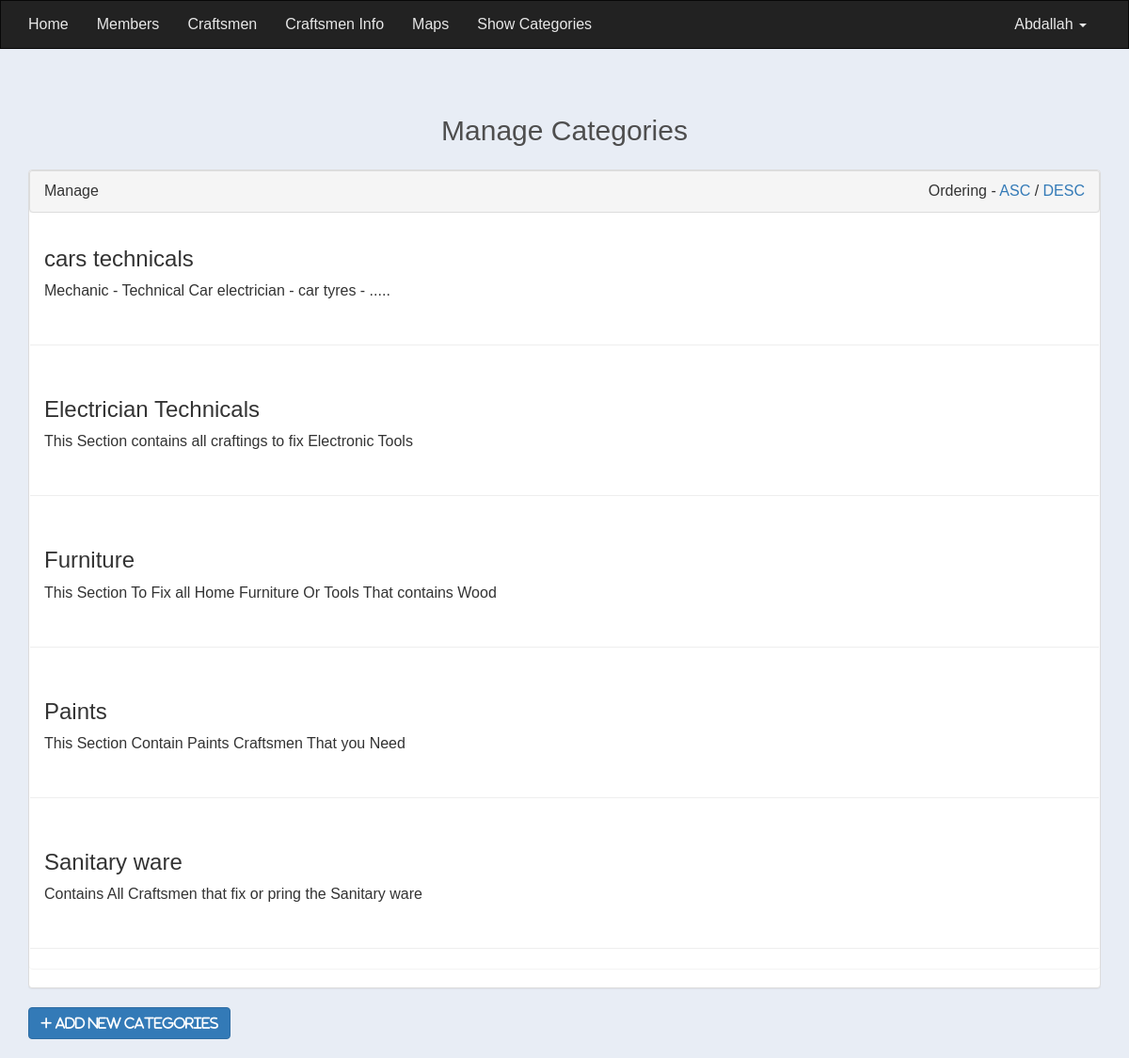
Screenshot of /admin-controler/Categories.php (signed in) with the database file from the repository.
### tables this page shows
CREATE TABLE `categories` (
  `Cat_id` int(11) NOT NULL,
  `Cat_Name` varchar(255) NOT NULL,
  `Cat_Description` varchar(255) NOT NULL,
  `Cat_Crafting_number` int(11) DEFAULT NULL COMMENT 'numbercrafting in each castegory'
);

### admin-controler/Categories.php (the view, shortened to what this page needs)
<?php
if(isset($_SESSION['Admin_Email'])){
	include("init.php");
	$do = isset($_GET['do'])?$_GET['do']:'manage';
		if($do == 'manage'){
			$sort ='ASC';
			$stmt = $db->prepare("SELECT * FROM `categories`
									ORDER BY `Cat_id` $sort ");
			$stmt ->execute();
			$fetchs = $stmt->fetchAll();
			if(!empty($fetchs)){
			?>
			<div class="container categorey">
				<h2 class=" text-center"> Manage Categories</h2>
				<div class="panel panel-default">
					<div class="panel panel-heading head">
					 	Manage
					 	<div class = "ordering pull-right">
					 		Ordering -
					 		<a class="<?php if($_GET['sort']=='ASC'){echo "active";}?>"href="?sort=ASC">ASC</a> /
					 		<a class='<?php if($_GET['sort']=='DESC'){echo "active";}?> 'href="?sort=DESC">DESC</a>
					 	</div>
					</div>
					<div class="panel panel-body bd">
						<?php
							foreach ($fetchs as $fetch) {
								echo "<div class='cat'>";
									echo "<h3>".$fetch ['Cat_Name']."</h3>";
									echo "<div class='option'>";
										echo "<p>"; if($fetch['Cat_Description'] == ''){
														echo "this Category has no description";
													}else {
														echo $fetch['Cat_Description'];
													}
										echo"</p>";
									echo "</div>";
								echo "</div>";
								echo "<hr>";
							}
						?>
					</div>
				</div>
				<a href='?do=Add'class=" Add btn btn-primary" ><i class="fa fa-plus"> Add New Categories </i> </a>
			</div>
			<?php }else{
				echo "<div class='container'>";
					echo '<a href="Categories.php.php?do=Add" class=" Add btn btn-primary" ><i class="fa fa-plus"> Add New Categories</i> </a>';
					$theMsg = '<div class="alert alert-info" role="alert">ther is No Categories to show</div>';
				echo '</div>';
			}?>
  <?php }else if($do == 'Add'){?>
			<div class="container">
				<form class="form-horizontal" action='?do=insert' method="POST">
					<h2 class="text-center">Add New Categories</h2>
					 <div class="form-group">
						    <label for="inputEmail3" class="col-sm-2 control-label">Name</label>
						    <div class="col-sm-10 col-md-7">
						      <input type="text" class="form-control" id="inputText3"
						       placeholder="Catefory name" name="name" autocomplete="off"
						        required="required">
						    </div>
					  </div>
					   <div class="form-group">
						    <label for="inputPassword3" class="col-sm-2 control-label">Description
						    </label>
						    <div class="col-sm-10 col-md-7">
						      	<input type="text" class="form-control"
						      		placeholder="Description the categories" name="description">
						    </div>
					  </div>
					  <div class="form-group">
						    <div class="col-sm-offset-2 col-sm-10">
						      <button type="submit" class="btn btn-primary"> Save </button>
						    </div>
					  </div>
			    </form>
			</div>
<?php
	    }else if($do == 'insert'){
	 		if($_SERVER['REQUEST_METHOD'] == 'POST'){
	 				echo '<div class = "container">';
	 				echo'<h2 class="text-center"> Insert Categories</h2>';
	 			$Name       = $_POST['name'];
	 			$desc       = $_POST['description'];
				$check = checkItem('Cat_Name','categories',$Name);
				if($check == 1){
					$theMsg = '<div class= "alert alert-danger"> Sorry category is exist</div>';
					redirectHome($theMsg,"back",3);
				}else{
					$stmt = $db->prepare('INSERT INTO categories (`Cat_Name`,`Cat_Description` )
												/*valus is Aky that valuse is have no value
												becouse the : mean it mepty , the data take key
												zuser from array and valus from $_post/ >>$useName */
												VALUES(:zname,:zdesc)
										');
							$stmt -> execute(array(
								'zname'     => $Name,
								'zdesc'     => $desc));
						 $theMsg = '<div class="alert alert-success" role="alert">'. " <strong> Well done ! </strong> ".$stmt->rowCount()." record insert </div>";
						 redirectHome($theMsg,'back',3);
					}
	 		}else{
	 			echo "<div class='container'>";
	 			$theMsg= '<div class=" alert alert-danger"> "You cannot redirect this page 															redirect"</div>';
	 			redirectHome($theMsg,"back",3);
	 			echo "</div>";
	 		}
	 		echo "</div>";
		}else if($do == 'Edit'){
			$catid = isset($_GET['catid']) && is_numeric($_GET['catid'])?intval($_GET['catid']):0;
			$stmt = $db->prepare("SELECT * FROM categories WHERE Cat_id = ?");
			$stmt->execute(array($catid));
			$cat=$stmt->fetch();
			$count = $stmt->rowCount();
			if($count>0){
				?>
				<div class="container">
					<form class="form-horizontal" action='?do=Update' method="POST">
						<h2 class="text-center">Edit Categories</h2>
						 <div class="form-group">
							    <label for="inputEmail3" class="col-sm-2 control-label">CaregoryName
							    </label>
							    <div class="col-sm-10 col-md-7">
									<input type="hidden" name ="catid" value="<?php echo $catid; ?>" >
							      <input type="text" class="form-control" id="inputText3"
							      placeholder="name" name="name" value="<?php echo $cat['Cat_Name']?>" required="required">
							    </div>
						  </div>
						   <div class="form-group">
							    <label for="inputPassword3" class="col-sm-2 control-label">Description</label>
							    <div class="col-sm-10 col-md-7">
							      	<input type="text" class="form-control"
							      		 value="<?php echo $cat['Cat_Description']?>"
							      		placeholder="Description the categories" name="description">
							    </div>
						  </div>
					  <div class="form-group">
						    <div class="col-sm-offset-2 col-sm-10">
						      <button type="submit" class="btn btn-primary"> Save </button>
						    </div>
					  </div>
		 <?php }else{
				$theMsg = "there is no such id to edit memebrrs";
				redirectHome($theMsg,"back",3);
			}
		}else if ($do == 'Update'){
			if($_SERVER['REQUEST_METHOD'] == 'POST'){
	 			echo '<div class = "container">';
	 			echo'<h2 class="text-center"> Update Categories</h2>';
	 			$id         = $_POST['catid'];
	 			$name       = $_POST['name'];
	 			$decripe    = $_POST['description'];
	 			$stmt = $db->prepare("UPDATE categories SET `Cat_Name` = ?,
	 														`Cat_Description` = ?
	 									WHERE `Cat_id`=?");
	 			$stmt->execute(array($name,$decripe,$id));
	 			$theMsg = '<div class="alert alert-success" role="alert">'. " <strong> Well done ! </strong> ".$stmt->rowCount()." record Update </div>";
						 redirectHome($theMsg,"back",2);
			}else{
	 			$theMsg = "fatel error:ecoured";
	 			redirectHome($theMsg,"back",3);
			}
			echo '</div>';
		}else if($do == 'Delete'){
	 		echo '<div class = "container">';
	 		echo'<h2 class="text-center"> Delete Categories</h2>';
	 		$catid = isset($_GET['catid']) && is_numeric($_GET['catid'])?intval($_GET['catid']):0;
			$stmt = $db->prepare("SELECT * FROM `categories` WHERE `Cat_id` = ?");
			$stmt->execute(array($catid));
			$count = $stmt->rowCount();
			if($count >0){
				$stmt = $db->prepare("DELETE  FROM `categories` WHERE `Cat_id` = ? ");
				$stmt->execute(array($catid));
				 $theMsg = '<div class="alert alert-danger" role="alert">'. " <strong> Oh snap.!  </strong>".$stmt->rowCount()." record Delete  </div>";
				 redirectHome($theMsg,"back",2);
			}else{
				$theMsg = "that id is not exist is database";
	 			redirectHome($theMsg,"back",3);
			}
	 		echo "</div>";
		}
}else{
	header("location:index.php");
}
include($tpl."footer.php");

### admin-controler/layout/css/admin.css (style rules this page uses)
* { margin: 0; padding: 0; list-style: none; font-family: 'Ubuntu', sans-serif; box-sizing: border-box; text-decoration: none; }
body { background: #e8edf5; font-size: 16px; }
h2 { margin-bottom: 25px; color: #4e4e4e; }
.categorey { margin-top: 50px; margin-bottom: 20px; }
.categorey .head { margin-bottom:0; }
.categorey .panel-body { padding:0; }
.categorey .ordering a { text-decoration: none; }
.categorey .cat { padding: 15px; position: relative; overflow: hidden; }

### rows the page displays
categories: Cat_Name "cars technicals", Cat_Description "Mechanic - Technical Car electrician - car tyres - ....."
categories: Cat_Name "Electrician Technicals", Cat_Description "This Section contains all craftings to fix Electronic Tools"
categories: Cat_Name "Furniture", Cat_Description "This Section To Fix all Home Furniture Or Tools That contains Wood"
categories: Cat_Name "Paints", Cat_Description "This Section Contain Paints Craftsmen That you Need"
categories: Cat_Name "Sanitary ware", Cat_Description "Contains All Craftsmen that fix or pring the Sanitary ware"

### other values shown
$_SESSION['adminname'] "Abdallah"
